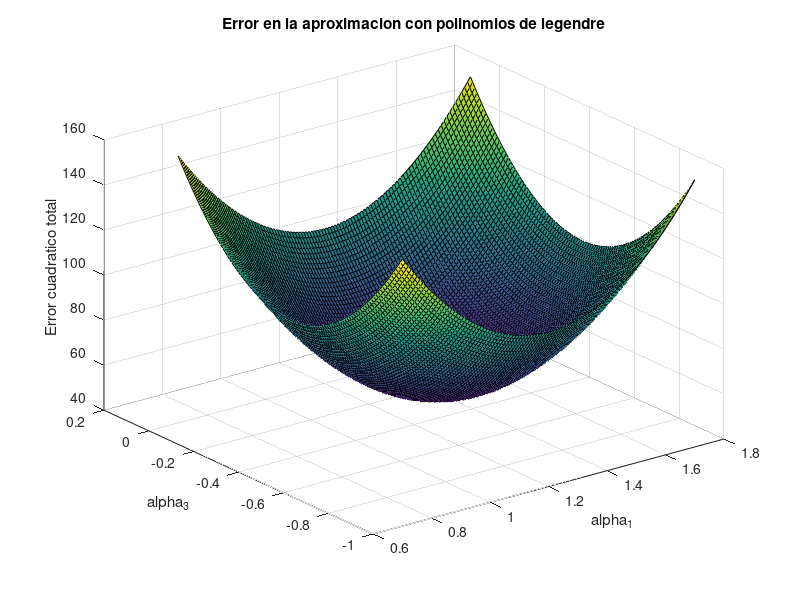

Source code (MATLAB):
clear

fm = 200;
t = -1 : 1/fm : (1 - 1/fm);

% Funcion original
funcion = ones(1, length(t));
funcion(t < 0) = -1;

% Aproximacion utilizando los primeros 4 polinomios de Legendre
aproxLegendre4Coef = 45/16 * t - 35/16 * t.^3;
errorCuadraticoAprox1 = sum((funcion - aproxLegendre4Coef).^2);

% Error a medida que varia la magnitud de los coeficientes en la aproximacion
% anterior
delta = 0.5;
paso = 0.01;
alpha1 = 1.2247 - delta : paso : 1.2247 + delta;
alpha3 = -0.46771 - delta : paso : -0.46771 + delta;

errores = (zeros(length(alpha1), length(alpha3)));

for ii = 1 : length(alpha1)
  for jj = 1 : length(alpha3)
    aproximacion = alpha1(ii) * sqrt(3/2) * t + alpha3(jj) * sqrt(7/2) * (5/2 * t.^3 - 3/2 * t);
    errores(ii, jj) = sum((funcion - aproximacion).^2);
  end
end

[XX, YY] = meshgrid(alpha1, alpha3);
figure
surface(XX, YY, errores);
title("Error en la aproximacion con polinomios de legendre")
xlabel("alpha_1")
ylabel("alpha_3")
zlabel("Error cuadratico total")
view(3)
grid on

% Aproximacion con los primeros 8 polinomios de Legendre
aproxLegendre8Coef = -15.71044921874994*t.^7+30.79248046874989*t.^5-19.73876953124994*t.^3+5.38330078124999*t;
errorCuadraticoAprox2 = sum((funcion - aproxLegendre8Coef).^2);

disp("Error en la aproximacion con 4 polinomios de Legendre:")
disp(errorCuadraticoAprox1)
disp("Error en la aproximacion con 8 polinomios de Legendre:")
disp(errorCuadraticoAprox2)
